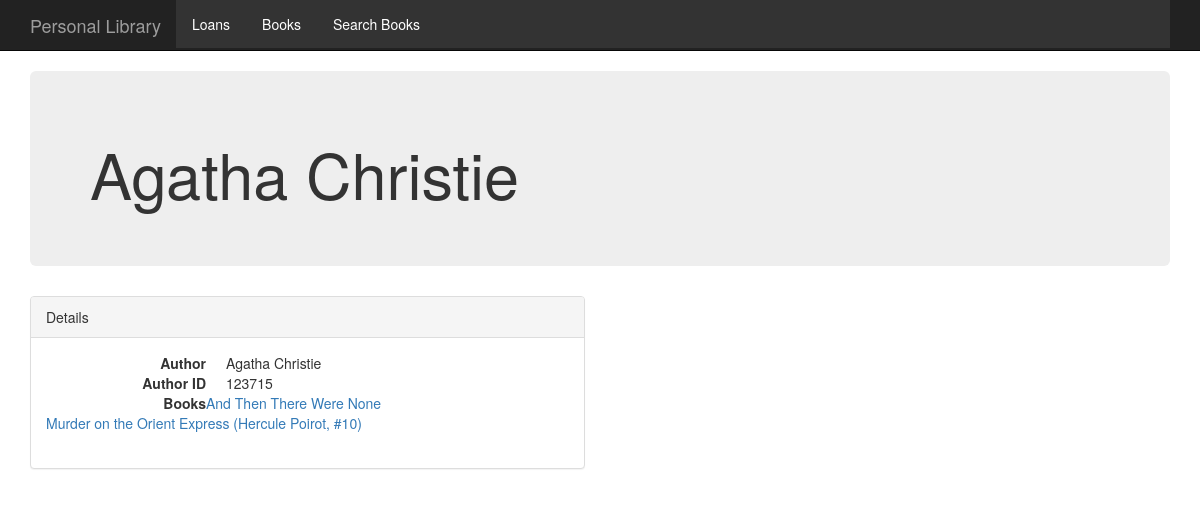
Before: /author/123715 with the older database file.
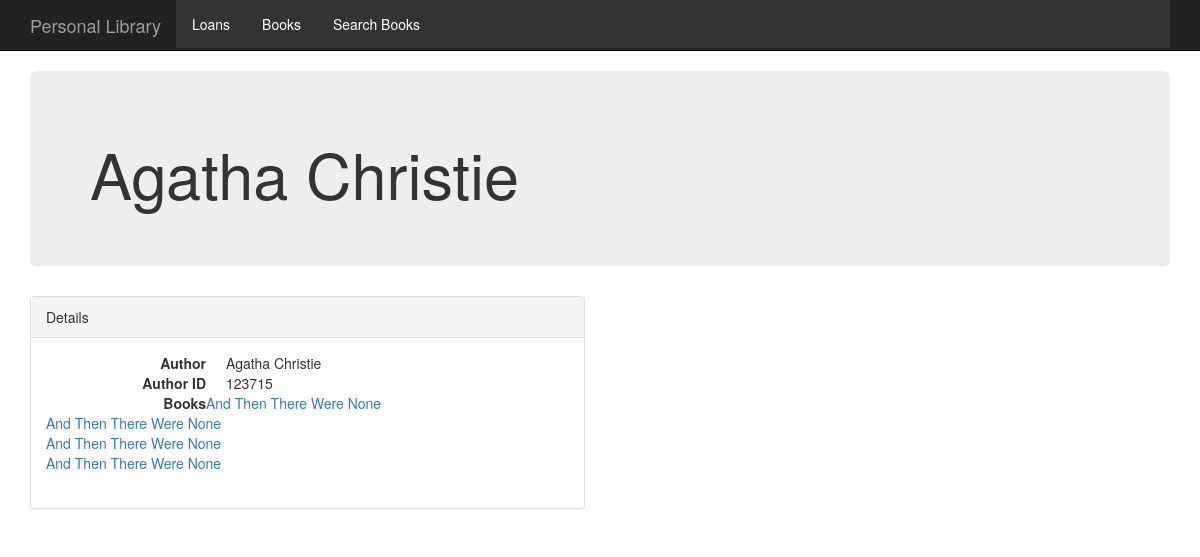
After: the same page with the newer database file.
### libraryapp/models.py (models this page shows, shortened)
class Author(models.Model):
	author = models.CharField(max_length=2000, null=True)

class Book(models.Model):
	title = models.CharField(max_length=256)
	isbn = models.IntegerField(null=True)
	author = models.ForeignKey(Author, related_name='books')
	small_image_url = models.URLField(max_length=200, null=True, blank=True)
	publisher = models.CharField(max_length=256, null=True)
	num_pages = models.IntegerField(null=True)
	pubyear = models.IntegerField(null=True, blank=True, default=0)
	pubday = models.IntegerField(null=True, blank=True)
	pubmonth = models.IntegerField(choices=MONTHS, null=True, blank=True)
	rating = models.CharField(max_length=256, null=True)
	url = models.URLField(max_length=200, null=True, blank=True)
	description = models.CharField(max_length=10000, null=True)

### libraryapp/views.py (the view)
# urls.py: url(r'^author/(?P<pk>\d+)$', AuthorDetail.as_view(), name='author_detail'),
class AuthorDetail(DetailView):
    model = Author
    def get_context_data(self, **kwargs):
        context = super(AuthorDetail, self).get_context_data(**kwargs)
        context['books'] = self.object.books.all()
        return context

### libraryapp/templates/libraryapp/author_detail.html (shortened to what this page needs)
{% extends 'libraryapp/base.html' %}
{% block content %}
<div class="container">
  <div class="jumbotron">
    <h1>{{author.author}}</h1>
  </div>
  <div class="row">
    <div class="col-md-6">
      <div class="panel panel-default">
        <div class="panel-heading">Details</div>
        <div class="panel-body">
          <dl class="dl-horizontal">
          	<dt>Author</dt>
            <dd>{{author.author}}</dd>
            <dt>Author ID</dt>
            <dd>{{author.id}}</dd>
            <dt>Books</dt>
            {% for book in books %}
            <a href = "/books/{{book.id}}">{{book.title}}</a><br>
            {% endfor %}
          </dl>
        </div>
      </div>
    </div>
{% endblock %}

### libraryapp/templates/libraryapp/base.html (shortened to what this page needs)
{% load staticfiles %}
<!DOCTYPE html>
<html>
	<head>
		{% block head %}
			{% block style %}
				<link rel="stylesheet" type="text/css" href="{% static 'css/bootstrap.min.css' %}" />
			{% endblock %}
		{% endblock %}
	</head>
	{% block body %}
	<body class="{% block bodyclass %}{% endblock %}">
		<div class="wrapper">
			{% block navbar %}
				<div class="navbar navbar-static-top {% block bootstrap_navbar_variant %}navbar-inverse{% endblock %}">
					<div class="container">
						<span>
							{% block branding %}
								<a class='navbar-brand' rel="nofollow" href='/'>
									Personal Library
								</a>
							{% endblock %}
						</span>
						<ul>
						  <li><a href="/loans">Loans</a></li>
						  <li><a href="/books">Books</a></li>
						  <li><a href="/choose">Search Books</a></li>
						</ul>
					</div>
				</div>
			{% endblock %}
			{% block content %}
			{% endblock %}
		</div>
	</body>
	{% endblock %}
</html>

### libraryapp/templates/libraryapp/base.html (style rules this page uses)
ul { list-style-type: none; margin: 0; padding: 0; overflow: hidden; background-color: #333; }
li { float: left; }
li a { display: block; color: white; text-align: center; padding: 14px 16px; text-decoration: none; }

Changed rows visible on the page:
no longer on this page (row edited): Book: title "Murder on the Orient Express (Hercule Poirot, #10)"
added Book: title "And Then There Were None"
now on this page (row edited): Book: title "And Then There Were None"
now on this page (row edited): Book: title "And Then There Were None"
